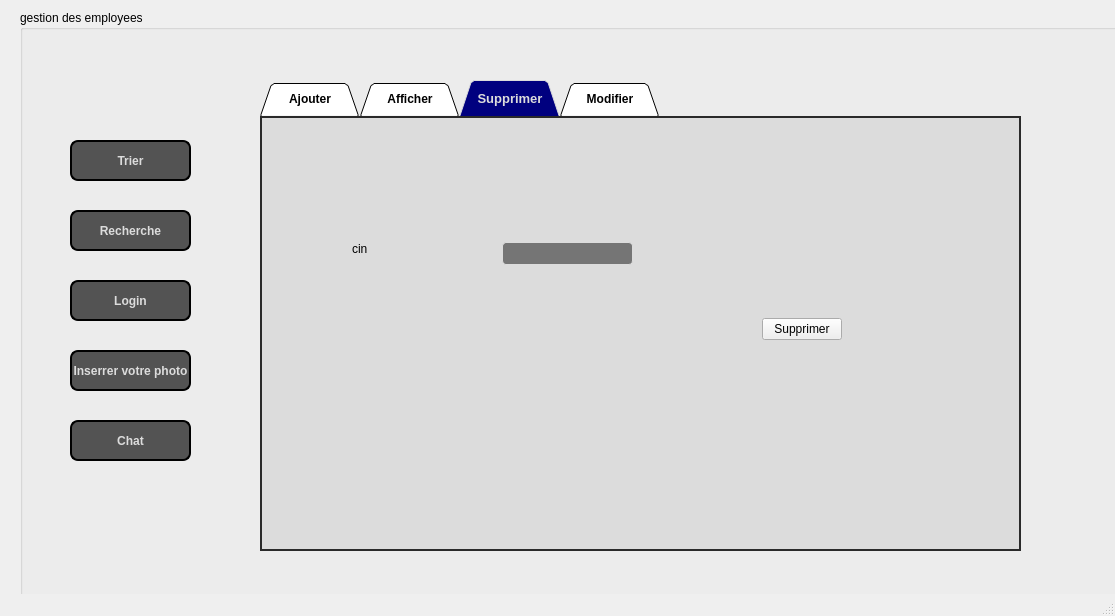
<?xml version="1.0" encoding="UTF-8"?>
<ui version="4.0">
 <class>MainWindow</class>
 <widget class="QMainWindow" name="MainWindow">
  <property name="geometry">
   <rect>
    <x>0</x>
    <y>0</y>
    <width>1115</width>
    <height>616</height>
   </rect>
  </property>
  <property name="windowTitle">
   <string>MainWindow</string>
  </property>
  <widget class="QWidget" name="centralwidget">
   <widget class="QLabel" name="label">
    <property name="geometry">
     <rect>
      <x>0</x>
      <y>-40</y>
      <width>1111</width>
      <height>621</height>
     </rect>
    </property>
    <property name="text">
     <string/>
    </property>
    <property name="pixmap">
     <pixmap>../../../Downloads/background4 (1) (1).png</pixmap>
    </property>
   </widget>
   <widget class="QGroupBox" name="groupBox">
    <property name="geometry">
     <rect>
      <x>20</x>
      <y>10</y>
      <width>1641</width>
      <height>591</height>
     </rect>
    </property>
    <property name="palette">
     <palette>
      <active>
       <colorrole role="WindowText">
        <brush brushstyle="SolidPattern">
         <color alpha="255">
          <red>0</red>
          <green>0</green>
          <blue>0</blue>
         </color>
        </brush>
       </colorrole>
       <colorrole role="Base">
        <brush brushstyle="SolidPattern">
         <color alpha="255">
          <red>255</red>
          <green>255</green>
          <blue>255</blue>
         </color>
        </brush>
       </colorrole>
       <colorrole role="Window">
        <brush brushstyle="SolidPattern">
         <color alpha="255">
          <red>255</red>
          <green>255</green>
          <blue>255</blue>
         </color>
        </brush>
       </colorrole>
      </active>
      <inactive>
       <colorrole role="WindowText">
        <brush brushstyle="SolidPattern">
         <color alpha="255">
          <red>0</red>
          <green>0</green>
          <blue>0</blue>
         </color>
        </brush>
       </colorrole>
       <colorrole role="Base">
        <brush brushstyle="SolidPattern">
         <color alpha="255">
          <red>255</red>
          <green>255</green>
          <blue>255</blue>
         </color>
        </brush>
       </colorrole>
       <colorrole role="Window">
        <brush brushstyle="SolidPattern">
         <color alpha="255">
          <red>255</red>
          <green>255</green>
          <blue>255</blue>
         </color>
        </brush>
       </colorrole>
      </inactive>
      <disabled>
       <colorrole role="WindowText">
        <brush brushstyle="SolidPattern">
         <color alpha="255">
          <red>120</red>
          <green>120</green>
          <blue>120</blue>
         </color>
        </brush>
       </colorrole>
       <colorrole role="Base">
        <brush brushstyle="SolidPattern">
         <color alpha="255">
          <red>255</red>
          <green>255</green>
          <blue>255</blue>
         </color>
        </brush>
       </colorrole>
       <colorrole role="Window">
        <brush brushstyle="SolidPattern">
         <color alpha="255">
          <red>255</red>
          <green>255</green>
          <blue>255</blue>
         </color>
        </brush>
       </colorrole>
      </disabled>
     </palette>
    </property>
    <property name="title">
     <string>gestion des employees</string>
    </property>
    <widget class="QPushButton" name="trier">
     <property name="geometry">
      <rect>
       <x>50</x>
       <y>130</y>
       <width>121</width>
       <height>41</height>
      </rect>
     </property>
     <property name="sizePolicy">
      <sizepolicy hsizetype="Minimum" vsizetype="Fixed">
       <horstretch>0</horstretch>
       <verstretch>0</verstretch>
      </sizepolicy>
     </property>
     <property name="font">
      <font>
       <family>Arial</family>
       <pointsize>-1</pointsize>
       <weight>75</weight>
       <bold>true</bold>
      </font>
     </property>
     <property name="styleSheet">
      <string notr="true">QPushButton {
color: #dcdcdc;
background:#535353;
border: none;
font-size:12px;
font-family:Arial, Helvetica, sans-serif;
border: 2px solid ;
border-radius: 8px;
}
QPushButton:hover {
color:#fff;
	background-color: rgb(0, 0, 127);
border: none;
}</string>
     </property>
     <property name="text">
      <string>Trier</string>
     </property>
    </widget>
    <widget class="QPushButton" name="Recherche">
     <property name="geometry">
      <rect>
       <x>50</x>
       <y>200</y>
       <width>121</width>
       <height>41</height>
      </rect>
     </property>
     <property name="sizePolicy">
      <sizepolicy hsizetype="Minimum" vsizetype="Fixed">
       <horstretch>0</horstretch>
       <verstretch>0</verstretch>
      </sizepolicy>
     </property>
     <property name="font">
      <font>
       <family>Arial</family>
       <pointsize>-1</pointsize>
       <weight>75</weight>
       <bold>true</bold>
      </font>
     </property>
     <property name="styleSheet">
      <string notr="true">QPushButton {
color: #dcdcdc;
background:#535353;
border: none;
font-size:12px;
font-family:Arial, Helvetica, sans-serif;
border: 2px solid ;
border-radius: 8px;
}
QPushButton:hover {
color:#fff;
	background-color: rgb(0, 0, 127);
border: none;
}</string>
     </property>
     <property name="text">
      <string>Recherche</string>
     </property>
    </widget>
    <widget class="QPushButton" name="statistique">
     <property name="geometry">
      <rect>
       <x>50</x>
       <y>270</y>
       <width>121</width>
       <height>41</height>
      </rect>
     </property>
     <property name="sizePolicy">
      <sizepolicy hsizetype="Minimum" vsizetype="Fixed">
       <horstretch>0</horstretch>
       <verstretch>0</verstretch>
      </sizepolicy>
     </property>
     <property name="font">
      <font>
       <family>Arial</family>
       <pointsize>-1</pointsize>
       <weight>75</weight>
       <bold>true</bold>
      </font>
     </property>
     <property name="styleSheet">
      <string notr="true">QPushButton {
color: #dcdcdc;
background:#535353;
border: none;
font-size:12px;
font-family:Arial, Helvetica, sans-serif;
border: 2px solid ;
border-radius: 8px;
}
QPushButton:hover {
color:#fff;
	background-color: rgb(0, 0, 127);
border: none;
}</string>
     </property>
     <property name="text">
      <string>Login</string>
     </property>
    </widget>
    <widget class="QPushButton" name="PDF">
     <property name="geometry">
      <rect>
       <x>50</x>
       <y>340</y>
       <width>121</width>
       <height>41</height>
      </rect>
     </property>
     <property name="sizePolicy">
      <sizepolicy hsizetype="Minimum" vsizetype="Fixed">
       <horstretch>0</horstretch>
       <verstretch>0</verstretch>
      </sizepolicy>
     </property>
     <property name="font">
      <font>
       <family>Arial</family>
       <pointsize>-1</pointsize>
       <weight>75</weight>
       <bold>true</bold>
      </font>
     </property>
     <property name="styleSheet">
      <string notr="true">QPushButton {
color: #dcdcdc;
background:#535353;
border: none;
font-size:12px;
font-family:Arial, Helvetica, sans-serif;
border: 2px solid ;
border-radius: 8px;
}
QPushButton:hover {
color:#fff;
	background-color: rgb(0, 0, 127);
border: none;
}</string>
     </property>
     <property name="text">
      <string>Inserrer votre photo</string>
     </property>
    </widget>
    <widget class="QPushButton" name="impression">
     <property name="geometry">
      <rect>
       <x>50</x>
       <y>410</y>
       <width>121</width>
       <height>41</height>
      </rect>
     </property>
     <property name="sizePolicy">
      <sizepolicy hsizetype="Minimum" vsizetype="Fixed">
       <horstretch>0</horstretch>
       <verstretch>0</verstretch>
      </sizepolicy>
     </property>
     <property name="font">
      <font>
       <family>Arial</family>
       <pointsize>-1</pointsize>
       <weight>75</weight>
       <bold>true</bold>
      </font>
     </property>
     <property name="styleSheet">
      <string notr="true">QPushButton {
color: #dcdcdc;
background:#535353;
border: none;
font-size:12px;
font-family:Arial, Helvetica, sans-serif;
border: 2px solid ;
border-radius: 8px;
}
QPushButton:hover {
color:#fff;
	background-color: rgb(0, 0, 127);
border: none;
}</string>
     </property>
     <property name="text">
      <string>Chat</string>
     </property>
    </widget>
    <widget class="QTabWidget" name="tabWidget_10">
     <property name="geometry">
      <rect>
       <x>240</x>
       <y>70</y>
       <width>761</width>
       <height>471</height>
      </rect>
     </property>
     <property name="palette">
      <palette>
       <active>
        <colorrole role="Base">
         <brush brushstyle="SolidPattern">
          <color alpha="255">
           <red>255</red>
           <green>255</green>
           <blue>255</blue>
          </color>
         </brush>
        </colorrole>
        <colorrole role="Window">
         <brush brushstyle="SolidPattern">
          <color alpha="255">
           <red>255</red>
           <green>255</green>
           <blue>255</blue>
          </color>
         </brush>
        </colorrole>
       </active>
       <inactive>
        <colorrole role="Base">
         <brush brushstyle="SolidPattern">
          <color alpha="255">
           <red>255</red>
           <green>255</green>
           <blue>255</blue>
          </color>
         </brush>
        </colorrole>
        <colorrole role="Window">
         <brush brushstyle="SolidPattern">
          <color alpha="255">
           <red>255</red>
           <green>255</green>
           <blue>255</blue>
          </color>
         </brush>
        </colorrole>
       </inactive>
       <disabled>
        <colorrole role="Base">
         <brush brushstyle="SolidPattern">
          <color alpha="255">
           <red>255</red>
           <green>255</green>
           <blue>255</blue>
          </color>
         </brush>
        </colorrole>
        <colorrole role="Window">
         <brush brushstyle="SolidPattern">
          <color alpha="255">
           <red>255</red>
           <green>255</green>
           <blue>255</blue>
          </color>
         </brush>
        </colorrole>
       </disabled>
      </palette>
     </property>
     <property name="font">
      <font>
       <weight>75</weight>
       <bold>true</bold>
      </font>
     </property>
     <property name="styleSheet">
      <string notr="true">
QTabWidget::pane { /* The tab widget frame */
border-top: 2px solid #2a2a2a; 
border-left: 2px solid #2a2a2a;
border-right: 2px solid #2a2a2a ; 
border-bottom: 2px solid #2a2a2a; 
background: #dcdcdc;
	
	
	/*border-top-color: rgb(0, 0, 0);*/

}
QTabWidget::tab-bar {
left: 0px; /* move to the right by 5px */
}
QTabBar::tab {
background: #dcdcdc;
border: 2px solid #535353;
border-bottom-color: #535353; 
border-top-left-radius: 7px;
border-top-right-radius: 7px;
min-width: 80px;
padding: 8px;
color: rgb(50, 50, 162);
	color: rgb(0, 0, 0);
font-size:12px;
font-family:Arial, Helvetica, sans-serif;
}
QTabBar::tab:selected,QTabBar::tab:hover {
	
	
	color: rgb(255, 255, 255);
	background-color: rgb(0, 0, 127);
}
QTabBar::tab:selected {
border-color: #9B9B9B;
border-bottom-color: #535353; /* same as pane color */
color: #dcdcdc;
font-size:13px;
font-family:Arial, Helvetica, sans-serif;
}
QTabBar::tab:!selected {
margin-top: 2px; /* make non-selected tabs look smaller */
}
</string>
     </property>
     <property name="tabShape">
      <enum>QTabWidget::Triangular</enum>
     </property>
     <property name="currentIndex">
      <number>2</number>
     </property>
     <property name="elideMode">
      <enum>Qt::ElideNone</enum>
     </property>
     <property name="documentMode">
      <bool>false</bool>
     </property>
     <property name="tabsClosable">
      <bool>false</bool>
     </property>
     <property name="movable">
      <bool>false</bool>
     </property>
     <property name="tabBarAutoHide">
      <bool>false</bool>
     </property>
     <widget class="QWidget" name="tab_2">
      <attribute name="title">
       <string>Ajouter</string>
      </attribute>
      <widget class="QLabel" name="label_2">
       <property name="geometry">
        <rect>
         <x>40</x>
         <y>70</y>
         <width>111</width>
         <height>31</height>
        </rect>
       </property>
       <property name="font">
        <font>
         <family>Arial</family>
         <pointsize>-1</pointsize>
         <weight>75</weight>
         <italic>true</italic>
         <bold>true</bold>
        </font>
       </property>
       <property name="styleSheet">
        <string notr="true">QLabel {
  width: 100%;
  padding: 12px 20px;
  margin: 8px 0;
  display: inline-block;
	color: rgb(83, 83, 83);
  font-size: 12px;
font-family:Arial, Helvetica, sans-serif;
	

}</string>
       </property>
       <property name="text">
        <string>Nom</string>
       </property>
      </widget>
      <widget class="QLabel" name="label_3">
       <property name="geometry">
        <rect>
         <x>380</x>
         <y>140</y>
         <width>141</width>
         <height>16</height>
        </rect>
       </property>
       <property name="font">
        <font>
         <family>Arial</family>
         <pointsize>-1</pointsize>
         <weight>75</weight>
         <italic>true</italic>
         <bold>true</bold>
        </font>
       </property>
       <property name="styleSheet">
        <string notr="true">QLabel {
  width: 100%;
  padding: 12px 20px;
  margin: 8px 0;
  display: inline-block;
	color: rgb(83, 83, 83);
  font-size: 12px;
font-family:Arial, Helvetica, sans-serif;


}</string>
       </property>
       <property name="text">
        <string>Role</string>
       </property>
      </widget>
      <widget class="QLabel" name="label_6">
       <property name="geometry">
        <rect>
         <x>380</x>
         <y>60</y>
         <width>161</width>
         <height>51</height>
        </rect>
       </property>
       <property name="font">
        <font>
         <family>Arial</family>
         <pointsize>-1</pointsize>
         <weight>75</weight>
         <italic>true</italic>
         <bold>true</bold>
        </font>
       </property>
       <property name="styleSheet">
        <string notr="true">QLabel {
  width: 100%;
  padding: 12px 20px;
  margin: 8px 0;
  display: inline-block;
	color: rgb(83, 83, 83);
  font-size: 12px;
font-family:Arial, Helvetica, sans-serif;

}</string>
       </property>
       <property name="text">
        <string>Prenom</string>
       </property>
      </widget>
      <widget class="QLabel" name="label_7">
       <property name="geometry">
        <rect>
         <x>40</x>
         <y>120</y>
         <width>141</width>
         <height>51</height>
        </rect>
       </property>
       <property name="font">
        <font>
         <family>Arial</family>
         <pointsize>-1</pointsize>
         <weight>75</weight>
         <italic>true</italic>
         <bold>true</bold>
        </font>
       </property>
       <property name="styleSheet">
        <string notr="true">QLabel {
  width: 100%;
  padding: 12px 20px;
  margin: 8px 0;
  display: inline-block;
	color: rgb(83, 83, 83);
  font-size: 12px;
font-family:Arial, Helvetica, sans-serif;
	

}</string>
       </property>
       <property name="text">
        <string>Cin</string>
       </property>
      </widget>
      <widget class="QLineEdit" name="NOM">
       <property name="geometry">
        <rect>
         <x>170</x>
         <y>76</y>
         <width>151</width>
         <height>21</height>
        </rect>
       </property>
       <property name="styleSheet">
        <string notr="true">background-color: rgb(117, 117, 117);
color: rgb(255, 255, 255);
  border-radius: 5px;</string>
       </property>
      </widget>
      <widget class="QLineEdit" name="CIN">
       <property name="geometry">
        <rect>
         <x>170</x>
         <y>139</y>
         <width>151</width>
         <height>21</height>
        </rect>
       </property>
       <property name="styleSheet">
        <string notr="true">background-color: rgb(117, 117, 117);
color: rgb(255, 255, 255);
  border-radius: 5px;</string>
       </property>
      </widget>
      <widget class="QLineEdit" name="PRENOM">
       <property name="geometry">
        <rect>
         <x>540</x>
         <y>75</y>
         <width>151</width>
         <height>21</height>
        </rect>
       </property>
       <property name="styleSheet">
        <string notr="true">background-color: rgb(117, 117, 117);
color: rgb(255, 255, 255);
  border-radius: 5px;</string>
       </property>
      </widget>
      <widget class="QLineEdit" name="ROLE">
       <property name="geometry">
        <rect>
         <x>540</x>
         <y>138</y>
         <width>151</width>
         <height>21</height>
        </rect>
       </property>
       <property name="styleSheet">
        <string notr="true">background-color: rgb(117, 117, 117);
color: rgb(255, 255, 255);
  border-radius: 5px;</string>
       </property>
      </widget>
      <widget class="QPushButton" name="Valider">
       <property name="geometry">
        <rect>
         <x>610</x>
         <y>300</y>
         <width>101</width>
         <height>41</height>
        </rect>
       </property>
       <property name="font">
        <font>
         <family>Arial</family>
         <pointsize>-1</pointsize>
         <weight>75</weight>
         <bold>true</bold>
        </font>
       </property>
       <property name="styleSheet">
        <string notr="true">QPushButton {
color: #dcdcdc;
background:#535353;
border: none;
font-size:12px;
font-family:Arial, Helvetica, sans-serif;
border: 2px solid ;
border-radius: 8px;
}
QPushButton:hover {
color:#fff;
	background-color: rgb(0, 0, 127);
border: none;
}</string>
       </property>
       <property name="text">
        <string>inscription</string>
       </property>
      </widget>
      <widget class="QLineEdit" name="SALAIRE">
       <property name="geometry">
        <rect>
         <x>170</x>
         <y>300</y>
         <width>151</width>
         <height>21</height>
        </rect>
       </property>
       <property name="styleSheet">
        <string notr="true">background-color: rgb(117, 117, 117);
color: rgb(255, 255, 255);
  border-radius: 5px;</string>
       </property>
      </widget>
      <widget class="QLabel" name="label_18">
       <property name="geometry">
        <rect>
         <x>40</x>
         <y>280</y>
         <width>131</width>
         <height>61</height>
        </rect>
       </property>
       <property name="font">
        <font>
         <family>Arial</family>
         <pointsize>-1</pointsize>
         <weight>75</weight>
         <italic>true</italic>
         <bold>true</bold>
        </font>
       </property>
       <property name="styleSheet">
        <string notr="true">QLabel {
  width: 100%;
  padding: 12px 20px;
  margin: 8px 0;
  display: inline-block;
	color: rgb(83, 83, 83);
  font-size: 12px;
font-family:Arial, Helvetica, sans-serif;

}</string>
       </property>
       <property name="text">
        <string>Salaire</string>
       </property>
      </widget>
      <widget class="QWidget" name="layoutWidget">
       <property name="geometry">
        <rect>
         <x>30</x>
         <y>200</y>
         <width>291</width>
         <height>56</height>
        </rect>
       </property>
       <layout class="QHBoxLayout" name="horizontalLayout">
        <item>
         <widget class="QLabel" name="label_4">
          <property name="font">
           <font>
            <family>Arial</family>
            <pointsize>-1</pointsize>
            <weight>75</weight>
            <italic>true</italic>
            <bold>true</bold>
           </font>
          </property>
          <property name="styleSheet">
           <string notr="true">QLabel {
  width: 100%;
  padding: 12px 20px;
  margin: 8px 0;
  display: inline-block;
	color: rgb(83, 83, 83);
  font-size: 12px;
font-family:Arial, Helvetica, sans-serif;

}</string>
          </property>
          <property name="text">
           <string>Adresse email</string>
          </property>
         </widget>
        </item>
        <item>
         <widget class="QLineEdit" name="email">
          <property name="styleSheet">
           <string notr="true">background-color: rgb(117, 117, 117);
color: rgb(255, 255, 255);
  border-radius: 5px;</string>
          </property>
         </widget>
        </item>
       </layout>
      </widget>
      <widget class="QWidget" name="layoutWidget_2">
       <property name="geometry">
        <rect>
         <x>400</x>
         <y>200</y>
         <width>301</width>
         <height>56</height>
        </rect>
       </property>
       <layout class="QHBoxLayout" name="horizontalLayout_2">
        <item>
         <widget class="QLabel" name="label_5">
          <property name="font">
           <font>
            <family>Arial</family>
            <pointsize>-1</pointsize>
            <weight>75</weight>
            <italic>true</italic>
            <bold>true</bold>
           </font>
          </property>
          <property name="styleSheet">
           <string notr="true">QLabel {
  width: 100%;
  padding: 12px 20px;
  margin: 8px 0;
  display: inline-block;
	color: rgb(83, 83, 83);
  font-size: 12px;
font-family:Arial, Helvetica, sans-serif;

}</string>
          </property>
          <property name="text">
           <string>Mot de passe</string>
          </property>
         </widget>
        </item>
        <item>
         <widget class="QLineEdit" name="password">
          <property name="styleSheet">
           <string notr="true">background-color: rgb(117, 117, 117);
color: rgb(255, 255, 255);
  border-radius: 5px;</string>
          </property>
         </widget>
        </item>
       </layout>
      </widget>
      <widget class="QLineEdit" name="ADR">
       <property name="geometry">
        <rect>
         <x>170</x>
         <y>370</y>
         <width>151</width>
         <height>23</height>
        </rect>
       </property>
       <property name="styleSheet">
        <string notr="true">background-color: rgb(117, 117, 117);
color: rgb(255, 255, 255);
  border-radius: 5px;</string>
       </property>
      </widget>
      <widget class="QLabel" name="label_8">
       <property name="geometry">
        <rect>
         <x>40</x>
         <y>370</y>
         <width>101</width>
         <height>20</height>
        </rect>
       </property>
       <property name="styleSheet">
        <string notr="true">QLabel {
  width: 100%;
  padding: 12px 20px;
  margin: 8px 0;
  display: inline-block;
	color: rgb(83, 83, 83);
  font-size: 12px;
font-family:Arial, Helvetica, sans-serif;

}</string>
       </property>
       <property name="text">
        <string>Adresse</string>
       </property>
      </widget>
     </widget>
     <widget class="QWidget" name="tab_28">
      <attribute name="title">
       <string>Afficher</string>
      </attribute>
      <widget class="QTableView" name="tableView">
       <property name="geometry">
        <rect>
         <x>25</x>
         <y>21</y>
         <width>721</width>
         <height>401</height>
        </rect>
       </property>
      </widget>
     </widget>
     <widget class="QWidget" name="tab">
      <attribute name="title">
       <string>Supprimer</string>
      </attribute>
      <widget class="QLineEdit" name="lineEdit">
       <property name="geometry">
        <rect>
         <x>240</x>
         <y>120</y>
         <width>131</width>
         <height>31</height>
        </rect>
       </property>
       <property name="styleSheet">
        <string notr="true">QLineEdit {
  width: 100%;
  padding: 12px 20px;
  margin: 4px 0;
  display: inline-block;
  border: 1px solid #dcdcdc;
  border-radius: 4px;
  box-sizing: border-box;
  background: #757575;
  color: #dcdcdc;
  font-size: 13px;
font-family:Arial, Helvetica, sans-serif;
}</string>
       </property>
      </widget>
      <widget class="QLabel" name="label_10">
       <property name="geometry">
        <rect>
         <x>90</x>
         <y>120</y>
         <width>91</width>
         <height>21</height>
        </rect>
       </property>
       <property name="text">
        <string>cin</string>
       </property>
      </widget>
      <widget class="QPushButton" name="pushButton_2">
       <property name="geometry">
        <rect>
         <x>500</x>
         <y>200</y>
         <width>80</width>
         <height>22</height>
        </rect>
       </property>
       <property name="text">
        <string>Supprimer</string>
       </property>
      </widget>
     </widget>
     <widget class="QWidget" name="tab_29">
      <attribute name="title">
       <string>Modifier</string>
      </attribute>
      <widget class="QLabel" name="label_9">
       <property name="geometry">
        <rect>
         <x>100</x>
         <y>120</y>
         <width>181</width>
         <height>21</height>
        </rect>
       </property>
       <property name="font">
        <font>
         <family>Arial</family>
         <pointsize>-1</pointsize>
         <weight>75</weight>
         <italic>true</italic>
         <bold>true</bold>
        </font>
       </property>
       <property name="styleSheet">
        <string notr="true">QLabel {
  width: 100%;
  padding: 12px 20px;
  margin: 8px 0;
  display: inline-block;
	color: rgb(83, 83, 83);
  font-size: 12px;
font-family:Arial, Helvetica, sans-serif;
}</string>
       </property>
       <property name="text">
        <string>cin</string>
       </property>
      </widget>
      <widget class="QLineEdit" name="cin">
       <property name="geometry">
        <rect>
         <x>280</x>
         <y>110</y>
         <width>150</width>
         <height>41</height>
        </rect>
       </property>
       <property name="styleSheet">
        <string notr="true">background-color: rgb(117, 117, 117);
color: rgb(255, 255, 255);
  border-radius: 5px;</string>
       </property>
       <property name="text">
        <string/>
       </property>
      </widget>
      <widget class="QLineEdit" name="salaire">
       <property name="geometry">
        <rect>
         <x>280</x>
         <y>160</y>
         <width>151</width>
         <height>41</height>
        </rect>
       </property>
       <property name="styleSheet">
        <string notr="true">background-color: rgb(117, 117, 117);
color: rgb(255, 255, 255);
  border-radius: 5px;</string>
       </property>
      </widget>
      <widget class="QLabel" name="label_11">
       <property name="geometry">
        <rect>
         <x>100</x>
         <y>140</y>
         <width>81</width>
         <height>81</height>
        </rect>
       </property>
       <property name="styleSheet">
        <string notr="true">QLabel {
  width: 100%;
  padding: 12px 20px;
  margin: 8px 0;
  display: inline-block;
	color: rgb(83, 83, 83);
  font-size: 12px;
font-family:Arial, Helvetica, sans-serif;
}</string>
       </property>
       <property name="text">
        <string>Salaire</string>
       </property>
      </widget>
      <widget class="QPushButton" name="pushButton">
       <property name="geometry">
        <rect>
         <x>530</x>
         <y>270</y>
         <width>80</width>
         <height>22</height>
        </rect>
       </property>
       <property name="text">
        <string>Modifier</string>
       </property>
      </widget>
     </widget>
    </widget>
   </widget>
  </widget>
  <widget class="QMenuBar" name="menubar">
   <property name="geometry">
    <rect>
     <x>0</x>
     <y>0</y>
     <width>1115</width>
     <height>25</height>
    </rect>
   </property>
  </widget>
  <widget class="QStatusBar" name="statusbar"/>
 </widget>
 <resources/>
 <connections/>
</ui>
